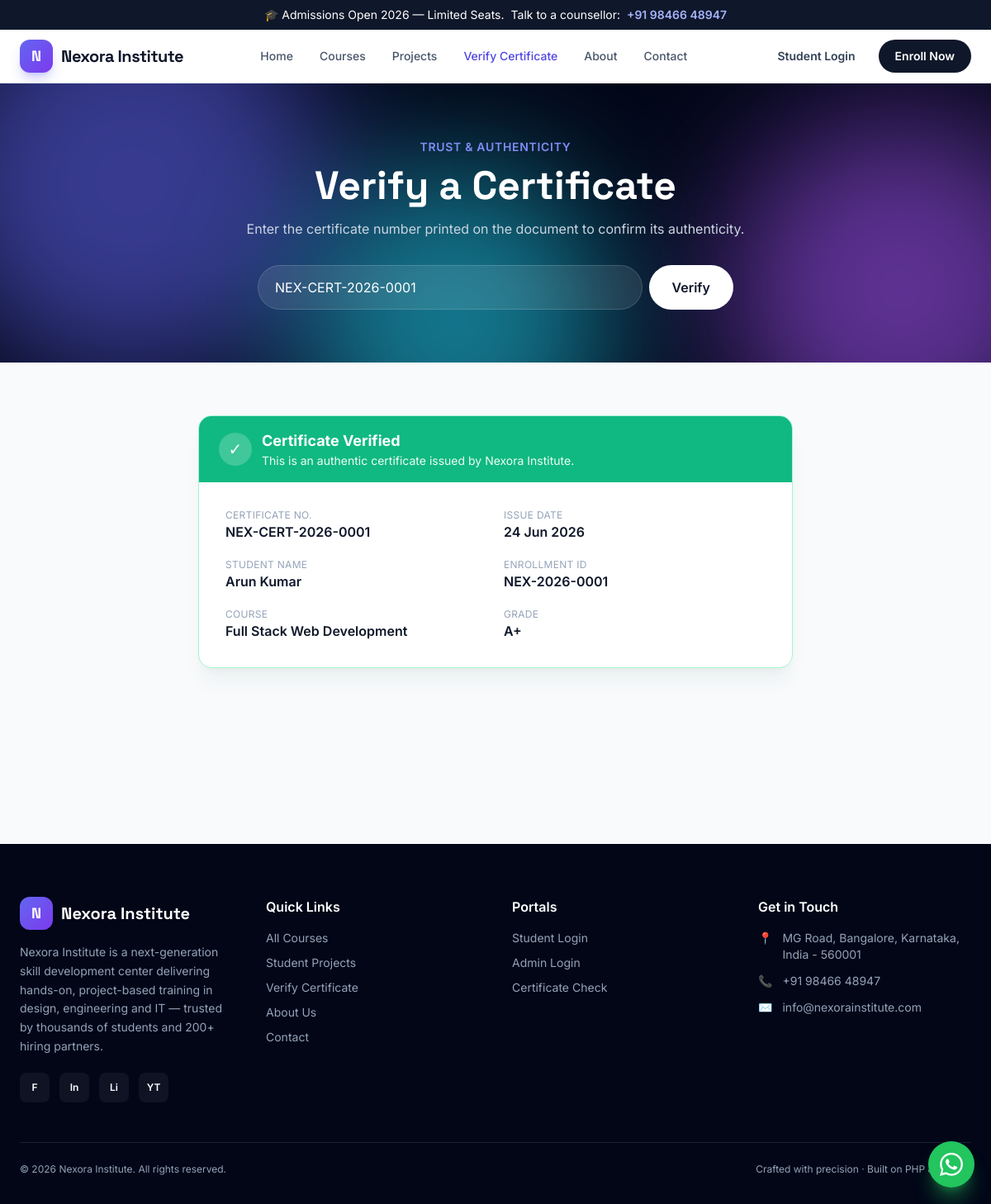
/verify.php?code=NEX-CERT-2026-0001, run on the app's committed database.
### tables this page shows
CREATE TABLE certificates (
  id              INT AUTO_INCREMENT PRIMARY KEY,
  certificate_no  VARCHAR(50) NOT NULL UNIQUE,
  student_id      INT NOT NULL,
  course_id       INT NOT NULL,
  grade           VARCHAR(10) DEFAULT 'A',
  issue_date      DATE DEFAULT (CURRENT_DATE),
  remarks         VARCHAR(255) NULL,
  generated_by    INT NULL,
  created_at      TIMESTAMP DEFAULT CURRENT_TIMESTAMP,
  CONSTRAINT fk_cert_student FOREIGN KEY (student_id) REFERENCES students(id) ON DELETE CASCADE,
  CONSTRAINT fk_cert_course  FOREIGN KEY (course_id)  REFERENCES courses(id)  ON DELETE CASCADE,
  CONSTRAINT fk_cert_admin   FOREIGN KEY (generated_by) REFERENCES admins(id) ON DELETE SET NULL
);

CREATE TABLE students (
  id            INT AUTO_INCREMENT PRIMARY KEY,
  student_code  VARCHAR(40) NOT NULL UNIQUE,
  name          VARCHAR(140) NOT NULL,
  email         VARCHAR(150) NOT NULL UNIQUE,
  phone         VARCHAR(20)  NULL,
  password_hash VARCHAR(255) NOT NULL,
  dob           DATE NULL,
  gender        ENUM('Male','Female','Other') NULL,
  address       VARCHAR(255) NULL,
  photo         VARCHAR(255) NULL,
   
  details_locked TINYINT(1) DEFAULT 0,
  status        ENUM('active','inactive') DEFAULT 'active',
  created_at    TIMESTAMP DEFAULT CURRENT_TIMESTAMP
);

CREATE TABLE courses (
  id              INT AUTO_INCREMENT PRIMARY KEY,
  title           VARCHAR(160) NOT NULL,
  slug            VARCHAR(180) NOT NULL UNIQUE,
  category_id     INT NULL,
  short_desc      VARCHAR(255) NULL,
  description     TEXT NULL,
  duration        VARCHAR(60)  DEFAULT '3 Months',
  level           ENUM('Beginner','Intermediate','Advanced') DEFAULT 'Beginner',
  price           DECIMAL(10,2) DEFAULT 0,
  discount_price  DECIMAL(10,2) NULL,
  software        VARCHAR(255) NULL,
  syllabus        TEXT NULL,
  image           VARCHAR(255) NULL,
  is_featured     TINYINT(1) DEFAULT 0,
  status          ENUM('active','draft') DEFAULT 'active',
  created_at      TIMESTAMP DEFAULT CURRENT_TIMESTAMP,
  CONSTRAINT fk_course_cat FOREIGN KEY (category_id) REFERENCES categories(id) ON DELETE SET NULL
);

### includes/functions.php (called while the page is built, shortened)
<?php
require_once __DIR__ . '/../config/database.php';
function e(?string $str): string
{
    return htmlspecialchars($str ?? '', ENT_QUOTES, 'UTF-8');
}
function fmt_date(?string $date, string $format = 'd M Y'): string
{
    $ts = strtotime($date);
    return $ts ? date($format, $ts) : '-';
}
function settings(): array
{
    static $cache = null;
    if ($cache !== null) return $cache;
    $cache = [];
    try {
        $rows = db()->query('SELECT skey, svalue FROM settings')->fetchAll();
        foreach ($rows as $r) {
            $cache[$r['skey']] = $r['svalue'];
        }
    } catch (Throwable $e) {
        $cache = [];
    }
    return $cache;
}
function setting(string $key, string $default = ''): string
{
    $s = settings();
    return $s[$key] ?? $default;
}

### config/database.php (called while the page is built, shortened)
<?php
function db(): PDO
{
    if (isset($GLOBALS['__app_pdo']) && $GLOBALS['__app_pdo'] instanceof PDO) {
        return $GLOBALS['__app_pdo'];
    }
    $dsn = sprintf('mysql:host=%s;dbname=%s;charset=%s', DB_HOST, DB_NAME, DB_CHARSET);
    $options = [
        PDO::ATTR_ERRMODE            => PDO::ERRMODE_EXCEPTION,
        PDO::ATTR_DEFAULT_FETCH_MODE => PDO::FETCH_ASSOC,
        PDO::ATTR_EMULATE_PREPARES   => false,
    ];
    return $GLOBALS['__app_pdo'];
}

### verify.php (the view, shortened to what this page needs)
<?php
require_once __DIR__ . '/includes/functions.php';
$code = trim($_GET['code'] ?? '');
$cert = null;
$searched = false;
if ($code !== '') {
    $searched = true;
    $stmt = db()->prepare(
      "SELECT cert.*, s.name AS student_name, s.student_code, c.title AS course_title, c.duration
       FROM certificates cert
       JOIN students s ON s.id = cert.student_id
       JOIN courses  c ON c.id = cert.course_id
       WHERE cert.certificate_no = ? LIMIT 1"
    );
    $stmt->execute([$code]);
    $cert = $stmt->fetch();
}
include __DIR__ . '/includes/header.php';
?>
<section class="bg-slate-950 text-white relative overflow-hidden">
  <div class="hero-aurora"><span></span><span></span><span></span></div>
  <div class="relative max-w-3xl mx-auto px-4 sm:px-6 py-16 text-center">
    <span class="text-sm font-semibold text-brand-400 uppercase tracking-wider">Trust & Authenticity</span>
    <h1 class="mt-3 font-display text-4xl sm:text-5xl font-bold">Verify a Certificate</h1>
    <p class="mt-4 text-slate-300">Enter the certificate number printed on the document to confirm its authenticity.</p>
    <form method="get" class="mt-8 flex flex-col sm:flex-row gap-2 max-w-xl mx-auto">
      <input name="code" value="<?= e($code) ?>" placeholder="e.g. NEX-CERT-2026-0001" required
             class="flex-1 px-5 py-3.5 rounded-full bg-white/10 border border-white/15 text-white placeholder-slate-400 focus:outline-none focus:ring-2 focus:ring-brand-400 backdrop-blur">
      <button class="px-7 py-3.5 rounded-full bg-white text-slate-900 font-semibold hover:bg-brand-50 transition">Verify</button>
    </form>
  </div>
</section>
<section class="bg-slate-50 py-16 min-h-[40vh]">
  <div class="max-w-3xl mx-auto px-4 sm:px-6">
    <?php if ($searched && $cert): ?>
      <div class="rounded-2xl bg-white border border-emerald-200 overflow-hidden shadow-xl shadow-emerald-900/5">
        <div class="bg-emerald-500 text-white px-6 py-4 flex items-center gap-3">
          <span class="grid place-items-center w-10 h-10 rounded-full bg-white/20 text-xl">✓</span>
          <div><p class="font-bold text-lg">Certificate Verified</p><p class="text-sm text-emerald-50">This is an authentic certificate issued by <?= e(setting('site_name')) ?>.</p></div>
        </div>
        <div class="p-6 sm:p-8 grid sm:grid-cols-2 gap-5">
          <div><p class="text-xs text-slate-400 uppercase tracking-wide">Certificate No.</p><p class="font-semibold text-slate-900"><?= e($cert['certificate_no']) ?></p></div>
          <div><p class="text-xs text-slate-400 uppercase tracking-wide">Issue Date</p><p class="font-semibold text-slate-900"><?= fmt_date($cert['issue_date']) ?></p></div>
          <div><p class="text-xs text-slate-400 uppercase tracking-wide">Student Name</p><p class="font-semibold text-slate-900"><?= e($cert['student_name']) ?></p></div>
          <div><p class="text-xs text-slate-400 uppercase tracking-wide">Enrollment ID</p><p class="font-semibold text-slate-900"><?= e($cert['student_code']) ?></p></div>
          <div><p class="text-xs text-slate-400 uppercase tracking-wide">Course</p><p class="font-semibold text-slate-900"><?= e($cert['course_title']) ?></p></div>
          <div><p class="text-xs text-slate-400 uppercase tracking-wide">Grade</p><p class="font-semibold text-slate-900"><?= e($cert['grade']) ?></p></div>
        </div>
      </div>
    <?php endif; ?>
  </div>
</section>
<?php include __DIR__ . '/includes/footer.php'; ?>

### assets/css/style.css (style rules this page uses)
:root { --brand: #4f46e5; --brand-light: #818cf8; }
html { -webkit-tap-highlight-color: transparent; }
.hero-aurora { position: absolute; inset: 0; overflow: hidden; z-index: 0; }
.hero-aurora span { position: absolute; border-radius: 9999px; filter: blur(80px); opacity: .55; animation: blob 16s infinite ease-in-out; }
.hero-aurora span:nth-child(1) { width:480px;height:480px;background:#6366f1;top:-120px;left:-80px; }
.hero-aurora span:nth-child(2) { width:420px;height:420px;background:#a855f7;top:40px;right:-100px;animation-delay:-4s; }
.hero-aurora span:nth-child(3) { width:380px;height:380px;background:#22d3ee;bottom:-140px;left:30%;animation-delay:-8s; }

### data on the page
certificates: certificate_no "NEX-CERT-2026-0001", issue_date "24 Jun 2026", student.name "Arun Kumar", student.student_code "NEX-2026-0001", course.title "Full Stack Web Development", grade "A+"

### other printed values
setting('phone') "+91 98466 48947"
$site "Nexora Institute"
setting('site_name') "Nexora Institute"
setting('about_short') "Nexora Institute is a next-generation skill development center delivering hands-on, project-based training in design, engineering and IT — trusted by thousands of students and 200+ hiring partners."
$lbl "F"
$lbl "In"
$lbl "Li"
$lbl "YT"
setting('address') "MG Road, Bangalore, Karnataka, India - 560001"
setting('email') "info@nexorainstitute.com"
